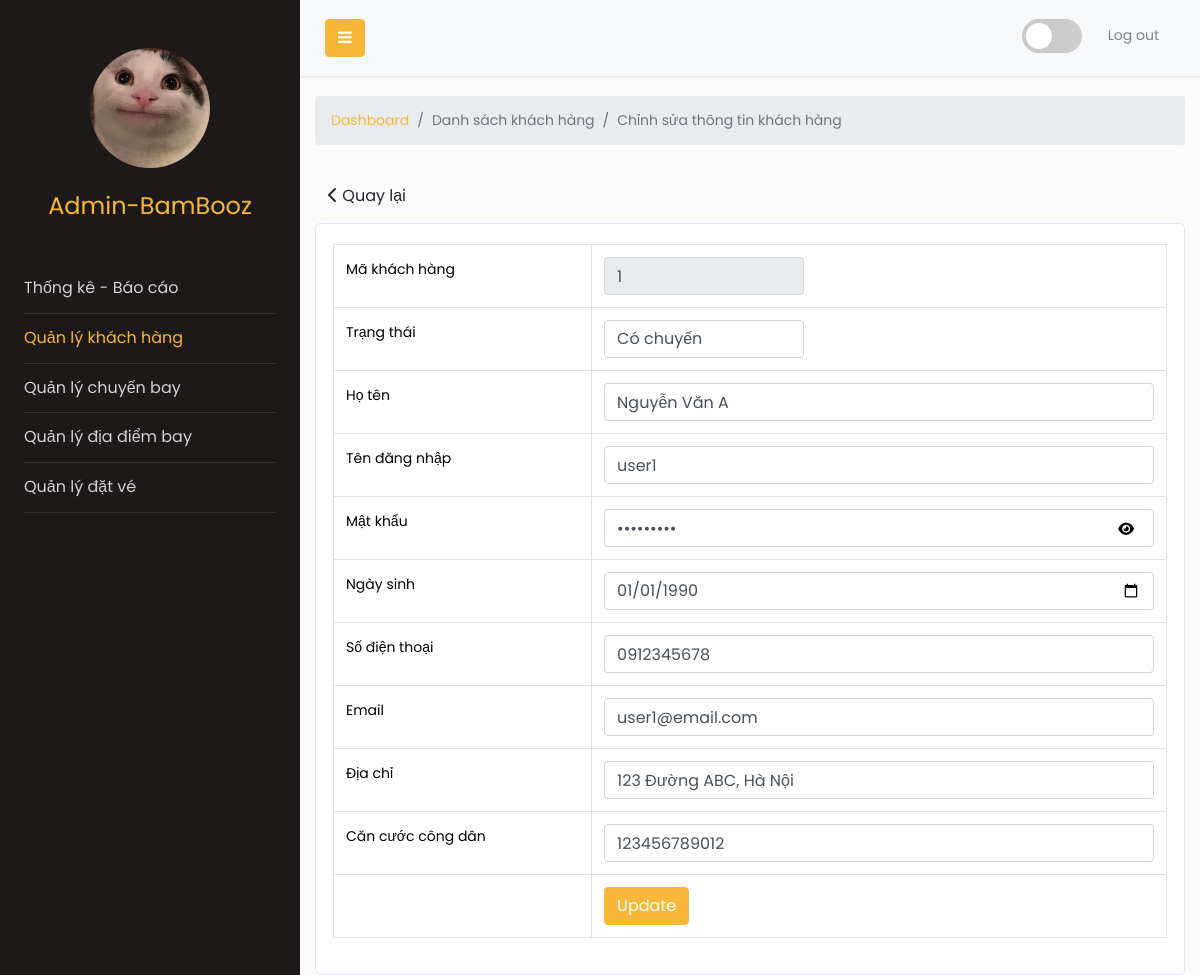
Page /html/admin/customer-detail.php?id=1 on the committed database.
### tables this page shows
CREATE TABLE Customer
(
    id          INTEGER PRIMARY KEY AUTO_INCREMENT,
    fullName    VARCHAR(255),
    address     VARCHAR(255),
    phone       VARCHAR(20),
    CMND        VARCHAR(200),
    visaCreated BOOLEAN,
    username    VARCHAR(255) UNIQUE,
    password    VARCHAR(255),
    birth_date  DATE,
    email       VARCHAR(255)
);

### model/entity/Customer.php (called while the page is built, shortened)
<?php
class Customer{
    public $id;
    function readOne(){
        $conn= Database::Connect();
        $query = "SELECT
                        id, fullName, address, phone,CMND,visaCreated,username,password,birth_date,email
                    FROM
                        Customer
                    WHERE
                        id = ?
                    LIMIT
                        0,1";
        $stmt = $conn->prepare( $query );
        $stmt->bindParam(1, $this->id);
        $stmt->execute();
        $row = $stmt->fetch(PDO::FETCH_ASSOC);
        $this->id = $row['id'];
        $this->fullName = $row['fullName'];
        $this->address = $row['address'];
        $this->phone = $row['phone'];
        $this->CMND = $row['CMND'];
        $this->visaCreated = $row['visaCreated'];
        $this->username = $row['username'];
        $this->password = $row['password'];
        $this->birthDate = $row['birth_date'];
        $this->email = $row['email'];
    }
}
?>

### html/admin/customer-detail.php (the view, shortened to what this page needs)
<!DOCTYPE html>
<html lang="en"  xmlns:th="https://www.thymeleaf.org">
<head>
    <link href="../../assets/vendor/bootstrap/css/bootstrap.min.css" rel="stylesheet">
    <link href="../../assets/vendor/bootstrap-icons/bootstrap-icons.css" rel="stylesheet">
    <link href="../../assets/vendor/boxicons/css/boxicons.min.css" rel="stylesheet">
    <link href="../../assets/vendor/glightbox/css/glightbox.min.css" rel="stylesheet">
    <link href="../../assets/vendor/remixicon/remixicon.css" rel="stylesheet">
    <link href="../../assets/vendor/swiper/swiper-bundle.min.css" rel="stylesheet">
    <link rel="stylesheet" href="https://cdnjs.cloudflare.com/ajax/libs/font-awesome/5.15.3/css/all.min.css"/>
    <link rel="stylesheet" href="https://cdnjs.cloudflare.com/ajax/libs/font-awesome/6.4.2/css/all.min.css" />
    <link rel="stylesheet" href="https://stackpath.bootstrapcdn.com/font-awesome/4.7.0/css/font-awesome.min.css">
    <link href="../../assets/css/adminStyle.css" rel="stylesheet">
</head>
<body>
    <div id="container">
        <div class="wrapper d-flex align-items-stretch">
        <nav id="sidebar">
            <div class="p-4 pt-5">
            <a href="#" class="img logo rounded-circle" style="background-image: url(../../assets//img/beluga.jpg);"></a>
            <h4 class="logo-name"><a href="#">Admin-BamBooz</a></h4>
                <ul class="list-unstyled components mb-5">
                    <li>
                        <a href="./index.php">Thống kê - Báo cáo</a>
                    </li>
                    <li  class="active">
                        <a href="./customer.php">Quản lý khách hàng</a>
                    </li>
                    <li>
                        <a href="./flight.php">Quản lý chuyến bay</a>
                    </li>
                    <li>
                        <a href="./address.php">Quản lý địa điểm bay</a>
                    </li>
                    <li>
                        <a href="./booking.php">Quản lý đặt vé</a>
                    </li>
                </ul>
            </div>
        </nav>
            <div id="content">
                <nav class="content-navbar navbar navbar-expand-lg navbar-light bg-light">
                    <div class="container-fluid">
                        <button type="button" id="sidebarCollapse" class="btn btn-primary">
                        <i class="fa fa-bars"></i>
                        </button>
                        <div class="" id="navbarSupportedContent">
                        <ul class="nav ml-auto">
                            <li class="nav-item" style="margin-top: 4px; margin-right: 10px;">
                                <label class="switch">
                                    <span class="slider round"></span>
                                </label>
                            </li>
                            <li class="nav-item">
                                <a class="nav-link" href="../user/index.php">Log out</a>
                            </li>
                        </ul>
                        </div>
                    </div>
                </nav>
                <div class="content-header">
                    <div class="container-fluid">
                        <div class="row mb-2">
                            <div class="col-sm-12">
                                <ol class="breadcrumb">
                                    <li class="breadcrumb-item">
                                        <a href="./index.php">Dashboard</a>
                                    </li>
                                    <li class="breadcrumb-item active">
                                        Danh sách khách hàng
                                    </li>
                                    <li class="breadcrumb-item active">
                                        Chỉnh sửa thông tin khách hàng
                                    </li>
                                </ol>
                            </div>
                        </div>
                    </div>
                    <section class="content">
                        <div class="container-fluid">
                            <div class="row py-2">
                                <div class="col-10">
                                    <a href="./customer.php" type="button" class="btn btn-default">
                                        <i class="fas fa-chevron-left"></i> Quay lại
                                    </a>
                                </div>
                            </div>
                            <div class="row">
                                <div class="col-12">
                                    <div class="card">
                                        <div class="card-body">
                                            <div class="row">
                                                <?php
                                                    $id = isset($_GET['id']) ? $_GET['id'] : die('ERROR: missing ID.');
                                                    include("../../model/entity/Customer.php");
                                                    $database = new Database();
                                                    $db = $database->Connect();
                                                    $customer = new Customer($db);
                                                    $customer->id = $id;
                                                    $customer->readOne();
                                                    ?>
                                                    <form action="<?php echo htmlspecialchars($_SERVER["PHP_SELF"] . "?id={$id}");?>" method="post">
                                                        <table class='table table-hover  table-bordered'>
                                                            <tr>
                                                                <td>Mã khách hàng</td>
                                                                <td><input style="max-width: 200px;" disabled type='text' name='customer_id'  value="<?php echo $customer->id; ?>" class='form-control' /></td>
                                                            </tr>
                                                            <tr>
                                                            <td>Trạng thái</td>
                                                            <td>
                                                                <select style="max-width: 200px;" class="form-control" name='visaCreated'>
                                                                    <?php
                                                                    $selectedYes = $customer->visaCreated ? 'selected' : '';
                                                                    ?>
                                                                    <option value="true" <?php echo $selectedYes; ?>>Có chuyến</option>
                                                                </select>
                                                            </td>
                                                        </tr>
                                                            <tr>
                                                                <td>Họ tên</td>
                                                                <td><input type="text" value="<?php echo $customer->fullName; ?>" class="form-control" name="fullName"/></td>
                                                            </tr>
                                                            <tr>
                                                                <td>Tên đăng nhập</td>
                                                                <td><input type="text" value="<?php echo $customer->username; ?>" class="form-control" name="username"/></td>
                                                            </tr>
                                                            <tr>
                                                                <td>Mật khẩu</td>
                                                                <td>
                                                                    <input style="position: relative;" type="password" value="<?php echo $customer->password; ?>" class="form-control" id="password" name="password"/>
                                                                    <span style="position: absolute; right: 50px; transform: translateY(-120%);" onclick="togglePasswordVisibility()"><i class="fas fa-eye"></i></span>
                                                                </td>
                                                            </tr>
                                                            <tr>
                                                                <td>Ngày sinh</td>
                                                                <td><input type="date" value="<?php echo $customer->birthDate; ?>" class="form-control" name="birth_date"/></td>
                                                            </tr>
                                                            <tr>
                                                                <td>Số điện thoại</td>
                                                                <td><input type="text " value="<?php echo $customer->phone; ?>" class="form-control" name="phone" /></td>
                                                            </tr>
                                                            <tr>
                                                                <td>Email</td>
                                                                <td><input type="text" value="<?php echo $customer->email; ?>" class="form-control" name="email"/></td>
                                                            </tr>
                                                            <tr>
                                                                <td>Địa chỉ</td>
                                                                <td><input type="text" class="form-control" value="<?php echo $customer->address; ?>" name="address" /></td>
                                                            </tr>
                                                            <tr>
                                                                <td>Căn cước công dân</td>
                                                                <td><input type="text" class="form-control" value="<?php echo $customer->CMND; ?>" name="CMND" /></td>
                                                            </tr>
                                                            <tr>
                                                                <td></td>
                                                                <td>
                                                                    <button type="submit" class="btn btn-primary">Update</button>
                                                                </td>
                                                            </tr>
                                                        </table>
                                                    </form>
                                            </div>
                                        </div>
                                    </div>
                                </div>
                            </div>
                        </div>
                    </section>
                </div>
            </div>
        </div>
    </div>
</body>
</html>

### rows in the picture
customer: customer_id "1", fullName "Nguyễn Văn A", username "user1", birth_date "01/01/1990", phone "0912345678", email "user1@email.com", address "123 Đường ABC, Hà Nội", CMND "123456789012"
